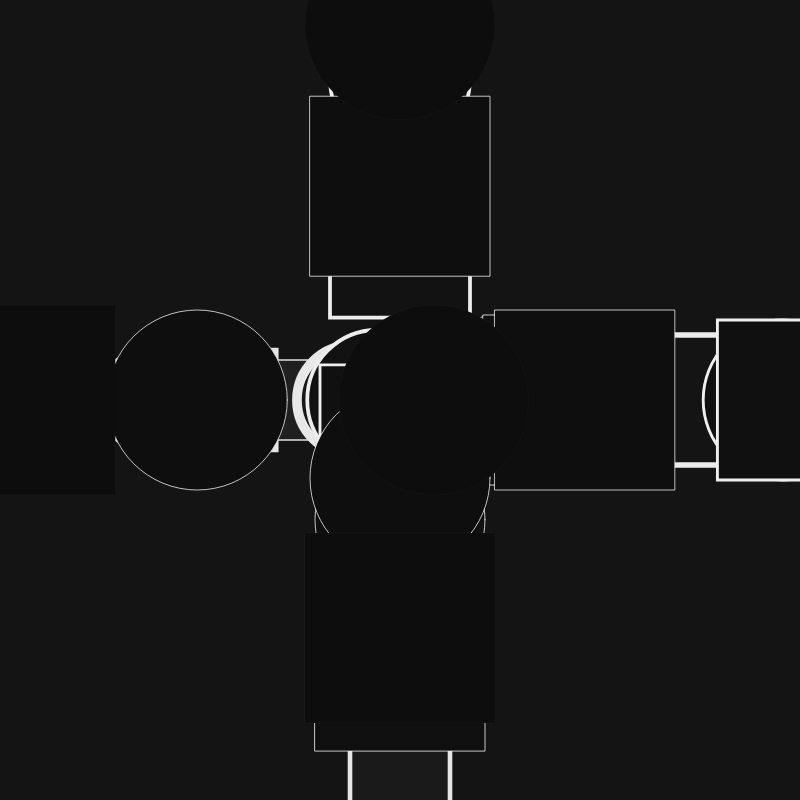
Frame 1 (no input)
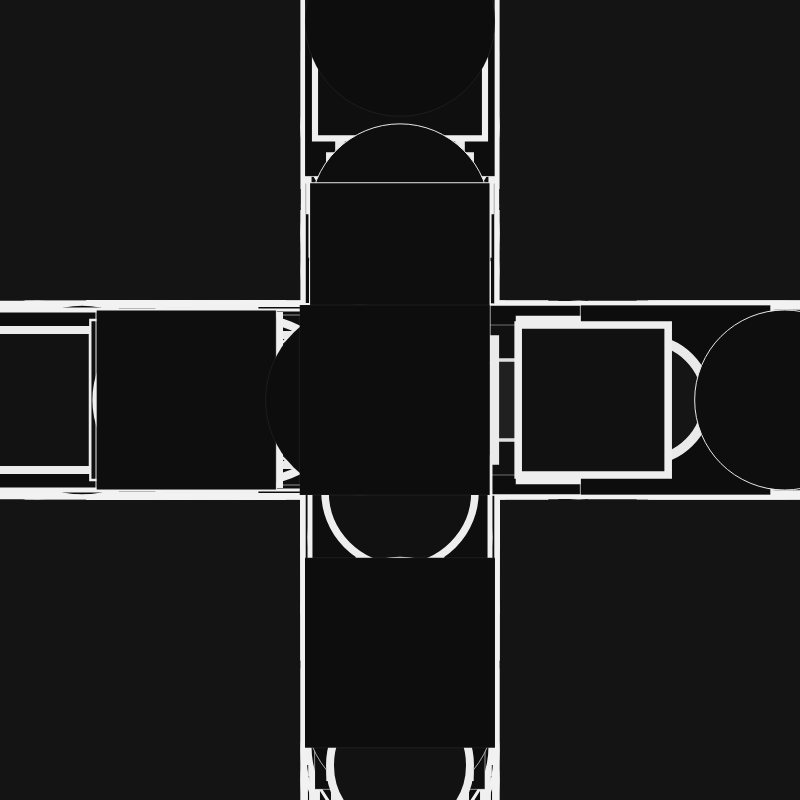
Frame 60 (no input)
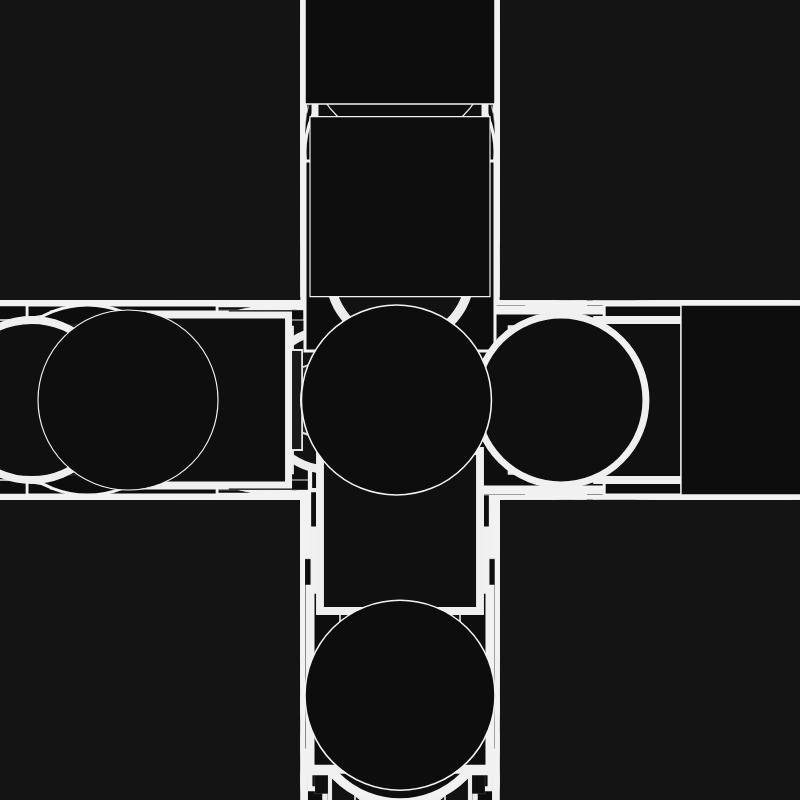
Frame 120 (the mouse pressed at the canvas centre since frame 60)

The p5.js sketch that drew these frames (run headless with seeded random() and noise() and a simulated clock; from frame 60 on, the mouse is pressed at the canvas centre):

// p5.js sketch
// ── sketch.js
// dima_
// Dima Konev
// 

var riley_circle;

function setup() {
    createCanvas(800, 800);

    riley_circle = new RileyCircle();
    background(20);
    rectMode(CENTER);
}

function RileyCircle() {
    this.display = function() {
        for (var i = 0; i < 20; i++) {
            strokeWeight(random(10));
            stroke(255 - 255/i);
            fill(255/i);
            ellipse(random(width), height/2, i * 10, i * 10);
            ellipse(width/2, random(height), i * 10, i * 10);
            rect(width/2, random(height), i * 10, i * 10);
            rect(random(width), height/2, i * 10, i * 10);

        }
    }
}

function draw() {
    riley_circle.display();
}
